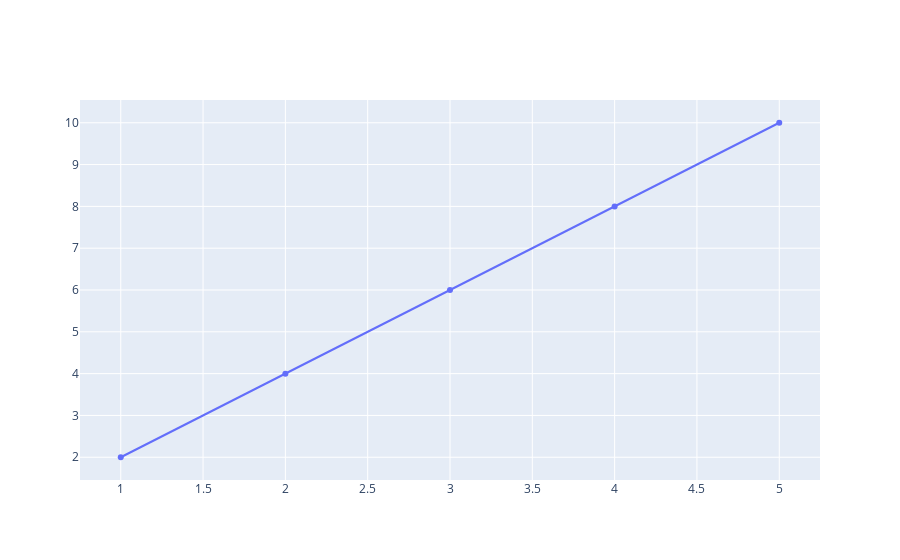

This figure's notebook cell:
### Code cell
import plotly.graph_objects as go

fig = go.Figure()

fig.add_trace(
    go.Scatter(
        x=[1, 2, 3, 4, 5], 
        y=[2, 4, 6, 8, 10],
        mode='markers+lines',
        ))

### Figure 1 — Plotly figure (JSON) as saved in the notebook; plotly's stock layout.template omitted (floating-point values rounded to 4 significant figures)
{"data": [{"mode": "markers+lines", "type": "scatter", "x": [1, 2, 3, 4, 5], "y": [2, 4, 6, 8, 10]}], "layout": {}}
